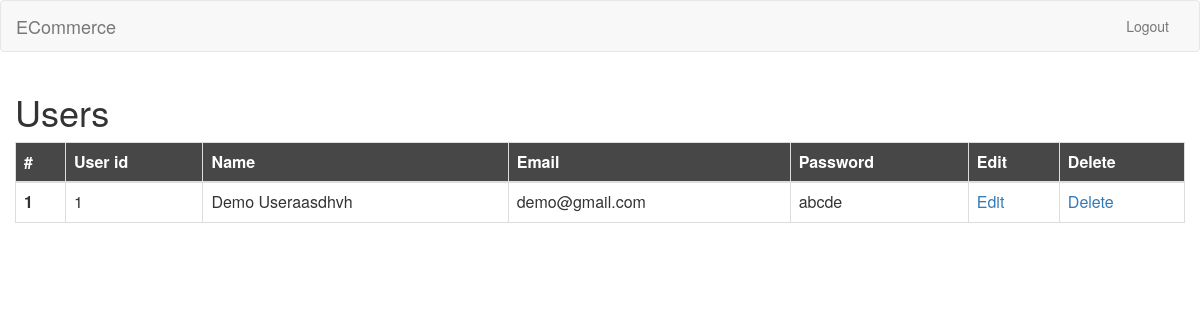
Before: /admin_users/ with the older database file.
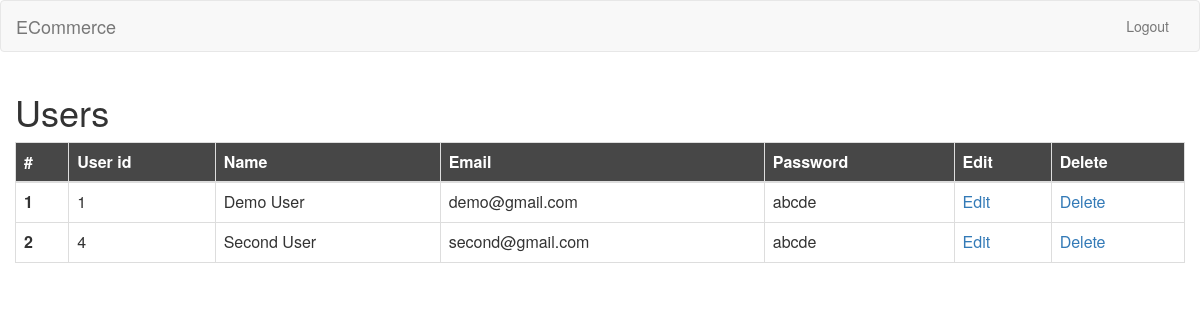
After: the same page with the newer database file.
### products/models.py (models this page shows, shortened)
class Ec_User(models.Model):
    user_id = models.AutoField(primary_key=True)
    fullname = models.CharField(max_length=50, null=True, blank=True)
    email = models.CharField(unique=True, max_length=50)
    password = models.CharField(max_length=50, null=True, blank=True)

### products/views.py (the view)
# urls.py: url(r'^admin_users/', views.admin_users),
def admin_users(request, res=None):
    Users = Ec_User.objects.all()
    d = request.GET.get('res', None)
    return render(request, 'view_users.html', {'res': d, 'Users': Users})

### products/templates/view_users.html (shortened to what this page needs)
{% load staticfiles %}
<html lang="en">
    <head>
        <link href="{% static 'css/bootstrap.min.css' %}" rel="stylesheet" type="text/css" />
        <link href="{% static 'css/bootstrap.css' %}" rel="stylesheet" type="text/css" />
        <link href="{% static 'css/style.css' %}" rel="stylesheet" type="text/css" />
    </head>
<body>
    <nav class="navbar navbar-default">
      <div class="container-fluid">
        <div class="navbar-header">
          <a class="navbar-brand" href="/">ECommerce</a>
        </div>
        <div class="collapse navbar-collapse" id="bs-example-navbar-collapse-1">
          <ul class="nav navbar-nav navbar-right">
                <li><a href="/admin_logout/">Logout</a></li>
          </ul>
        </div>
      </div>
    </nav>
        <div id="page-content-wrapper">
            <div class="container-fluid">
                <div class="row">
                    <div class="col-lg-12 col-xs-12 horizontal">
                        <h1>Users</h1>
						<table class="table table-hover table-bordered results table-responsive">
							<thead style="background-color:#474747;color:#fff">
								<tr>
									<th>#</th>
									<th>User id</th>
									<th>Name</th>
									<th>Email</th>
									<th>Password</th>
									<th>Edit</th>
									<th>Delete</th>
								</tr>
							</thead>
							<tbody>
                                {% if not Users %}
                                    <tr class="warning no-result">
                                      <td colspan="4"><i class="fa fa-warning"></i> No result</td>
                                    </tr>
                                {% else %}
                                    {% for user in Users %}
                                        <tr>
                                            <th>{{forloop.counter}}</th>
                                            <td>{{user.user_id}}</td>
                                            <td>{{user.fullname}}</td>
                                            <td>{{user.email}}</td>
                                            <td>{{user.password}}</td>
                                            <td><a href='/update_user/{{user.user_id}}'>Edit</a></td>
                                            <td><a href='/delete_user/{{user.user_id}}'>Delete</a></td>
                                        </tr>
                                    {% endfor %}
                                {% endif %}
							</tbody>
						</table>
					</div>
                </div>
            </div>
        </div>
</body>
</html>

Changed rows visible on the page:
changed Ec_User "demo@gmail.com": fullname "Demo Useraasdhvh" → "Demo User"
added Ec_User: user_id "4", fullname "Second User", email "second@gmail.com", password "abcde"
